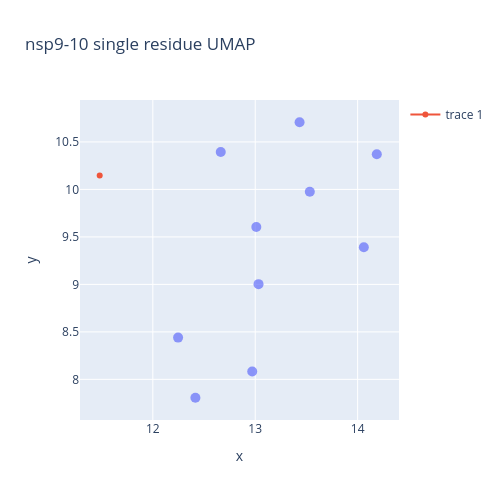

Notebook code cell kept with this figure:
### Code cell
fig.add_trace(go.Scatter(x = umap_full_em[:, 0], y = umap_full_em[:, 1]))

### Figure 1 — Plotly figure (JSON) as saved in the notebook; plotly's stock layout.template omitted (floating-point values rounded to 4 significant figures)
{"data": [{"customdata": [["7TA4_D_Asn213.pdb_B_D"], ["7TA4_D_Arg208.pdb_B_D"], ["7TA4_D_Gln210.pdb_B_D"], ["7TA4_D_Val207.pdb_B_D"], ["7TA4_D_Leu209.pdb_B_D"], ["7TA4_D_Gly212.pdb_B_D"], ["7TA4_D_Thr206.pdb_B_D"], ["7TA4_D_Ala214.pdb_B_D"], ["7TA4_D_Ala211.pdb_B_D"], ["7TA4_D_Ala205.pdb_B_D"]], "hovertemplate": "x=%{x}<br>y=%{y}<br>pdb_id=%{customdata[0]}<extra></extra>", "legendgroup": "", "marker": {"color": "#636efa", "opacity": 0.7, "size": 10, "symbol": "circle"}, "mode": "markers", "name": "", "orientation": "v", "showlegend": false, "type": "scatter", "x": [12.25, 13.01, 13.53, 13.03, 14.19, 14.06, 12.66, 12.97, 13.43, 12.42], "xaxis": "x", "y": [8.44, 9.604, 9.976, 9.003, 10.37, 9.391, 10.39, 8.082, 10.71, 7.806], "yaxis": "y"}, {"type": "scatter", "x": [11.48], "y": [10.15]}], "layout": {"height": 500, "legend": {"tracegroupgap": 0}, "title": {"text": "nsp9-10 single residue UMAP"}, "width": 500, "xaxis": {"anchor": "y", "domain": [0, 1], "title": {"text": "x"}}, "yaxis": {"anchor": "x", "domain": [0, 1], "title": {"text": "y"}}}}
